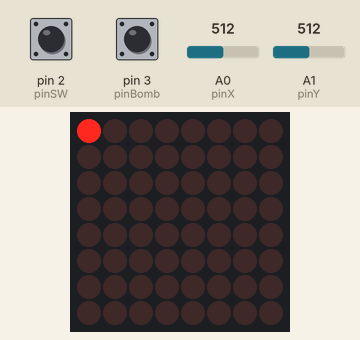
Bench run of a sketch on a simulated Arduino Uno, built with avr-gcc and run on an emulated ATmega328P. On the bench: 8×8 LED matrix. Inputs (shaded band) come from the test bench; at power-on: A0 (pinX) = 512, pin 2 (pinSW) HIGH, pin 3 (pinBomb) HIGH, A1 (pinY) = 512. Random numbers use the default seed unless the sketch sets one.

Above: at 0.1 s.
1.3 s: A0 (pinX) set to 190
At 2.2 s:
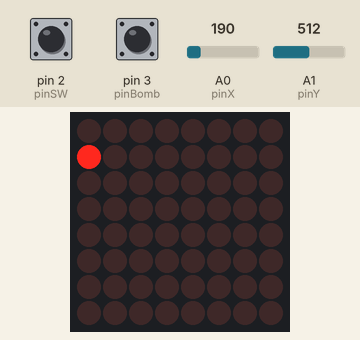
At 2.8 s:
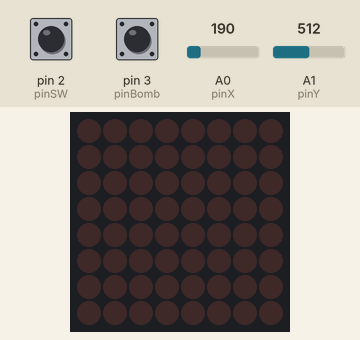
4.3 s: pin 2 (pinSW) pulled LOW for 0.15 s
At 5.3 s:
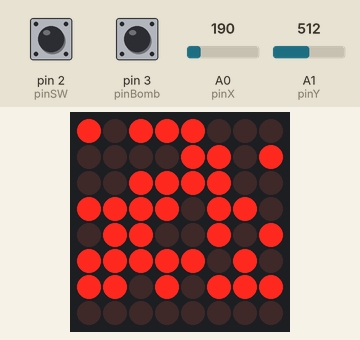
Timing chart, 0 to 7.3 s (numbered marks = the images above; inputs shaded):
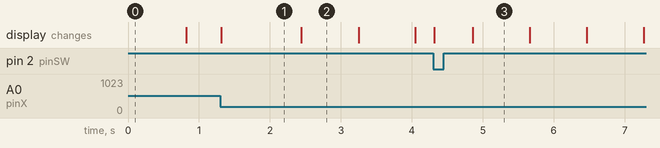

Measured:
- what the display in image 1 shows lasts 1.1 s, from 1.3 s to 2.4 s
- what the display in image 2 shows lasts 0.8 s, from 2.4 s to 3.2 s

The sketch:

bomberman.ino
```cpp
#include "LedControl.h"

// joystick pins
const int pinSW = 2;
const int pinX = A0;
const int pinY = A1;

const int pinBomb = 3;

// driver/matrix pins
const byte dinPin = 12;
const byte clockPin = 11;
const byte loadPin = 10;
const byte matrixSize = 8;

LedControl lc = LedControl(dinPin, clockPin, loadPin, 1);
byte matrixBrightness = 3;
byte matrix[matrixSize][matrixSize] = {
  {1, 0, 0, 0, 0, 0, 0, 0},
  {0, 0, 0, 0, 0, 0, 0, 0},
  {0, 0, 0, 0, 0, 0, 0, 0},
  {0, 0, 0, 0, 0, 0, 0, 0},
  {0, 0, 0, 0, 0, 0, 0, 0},
  {0, 0, 0, 0, 0, 0, 0, 0},
  {0, 0, 0, 0, 0, 0, 0, 0},
  {0, 0, 0, 0, 0, 0, 0, 0}
};

// player coordinates
int playerX = 0;
int playerY = 0;

// joystick debounce
const int minThreshold = 200;
const int maxThreshold = 900;
bool joyMoved = false;
const int joystickDebounce = 300;
unsigned long lastJoyMove = 0;
unsigned long currentTime = 0;

// joystick inputs
int xValue = 0;
int yValue = 0;

unsigned long currentSlowBlinkMillis = 0;
unsigned long currentBombBlinkMillis = 0;
unsigned long lastSlowBlinkMillis = 0;
unsigned long lastBombBlinkMillis = 0;
const int slowBlinkingTime = 800;
const int bombBlinkingTime = 100;
byte playerState = 1;
byte wallState = 1;
// time until the bomb 'explodes'
const int bombExplosionTime = 300;
unsigned long bombTEMP = 0;

int maxWalls = 32;
unsigned long lastInterruptTime = 0;
unsigned long lastBombInterruptTime = 0;
unsigned long buttonsDebounce = 300;

byte gameStarted = 0;
long gameStartTime = 0;

// how many walls are left during game
int gameWallCount = 0;

// coordinates for bomb placed
byte bombX = 0;
byte bombY = 0;

void setup() {
  pinMode(pinX, INPUT);
  pinMode(pinY, INPUT);
  pinMode(pinSW, INPUT_PULLUP);
  pinMode(pinBomb, INPUT_PULLUP);

  EIFR = (1 << INTF1) | (1 << INTF0);

  lc.shutdown(0, false);
  lc.setIntensity(0, matrixBrightness);
  lc.clearDisplay(0);
  attachInterrupt(digitalPinToInterrupt(pinSW), startGameInterrupt, FALLING);
  attachInterrupt(digitalPinToInterrupt(pinBomb), placeBombInterrupt, FALLING);
  Serial.begin(9600);
}

void loop() {
  readJoystickValues();
  //if the joystick was moved after the debouncing time take the input.
  joystickMove();
  updateDisplay();
  // player's LED
  playerBlink(playerX, playerY);
  gameFinished();
}

void readJoystickValues(){
  xValue = analogRead(pinX);
  yValue = analogRead(pinY);
}

void updateDisplay(){
  for (int row = 0; row < matrixSize; row++) {
    for (int col = 0; col < matrixSize; col++) {
    lc.setLed(0, row, col, matrix[row][col]);
    }
  }
}

// handle joystick inputs
void joystickMove(){
  currentTime = millis();
  // check if the joystick was moved beyond thresholds and the debounce time has passed
  if(!joyMoved && currentTime - lastJoyMove >= joystickDebounce && (xValue < minThreshold || xValue > maxThreshold || yValue < minThreshold || yValue > maxThreshold)){
    matrix[playerX][playerY] = 0;
    joyMoved = true;
    lastJoyMove = millis();
    playerMovement(playerX, playerY);
    matrix[playerX][playerY] = 1;
  }
    else if(xValue > minThreshold && xValue < maxThreshold && yValue > minThreshold && yValue < maxThreshold){
    joyMoved = false;
  }
}

// when joystick was moved, move player position anywhere but not out of display bounds
void playerMovement(int &playerX, int &playerY){
  if(yValue > maxThreshold && playerY < matrixSize - 1 && !matrix[playerX][playerY+1]){
      playerY = playerY + 1;
  }
  if(yValue < minThreshold && playerY > 0 && !matrix[playerX][playerY-1]){
      playerY = playerY - 1;
  }
  if(xValue > maxThreshold && playerX > 0 && !matrix[playerX-1][playerY]){
      playerX = playerX - 1;
    }
  if(xValue < minThreshold && playerX < matrixSize - 1 && !matrix[playerX+1][playerY]){
      playerX = playerX + 1;
  }
}

void playerBlink(int coordX, int coordY){
  currentSlowBlinkMillis = millis();
  if(currentSlowBlinkMillis - lastSlowBlinkMillis >= slowBlinkingTime){
    playerState = !playerState;
    matrix[coordX][coordY] = playerState;
    lastSlowBlinkMillis = millis();
  }
}

void randomizeWalls(){
  //gameStartTime = millis();
  int count = 0;
  long randomNum = -1;
  //int count = 0;
  for (int row = 0; row < matrixSize && count < maxWalls; row++) {
    for (int col = 0; col < matrixSize && count < maxWalls; col++) {
      if((row == 0 && col == 0) || (row == 0 && col == 1) || (row == 1 && col == 0) || (row == 1 && col == 1)){
        matrix[row][col] = 0;
      }
      else{
        randomNum = random(0, 2);
        matrix[row][col] = randomNum;
        if(randomNum){
          count++;
        }
      }
    }
  }
  playerX = 0;
  playerY = 0;
}

void startGameInterrupt() {
  static unsigned long interruptTime = 0;
  interruptTime = micros();
  if((interruptTime - lastInterruptTime > buttonsDebounce * 1000) && !gameStarted){
    randomizeWalls();
    gameStarted = 1;
    lastInterruptTime = interruptTime;
  }
}

void placeBombInterrupt(){
  static unsigned long bombInterruptTime = 0;
  bombInterruptTime = micros();
  bombTEMP = bombInterruptTime;
  if(bombInterruptTime - lastBombInterruptTime > buttonsDebounce * 1000 && gameStarted == 1){
    // if the value goes beyond matrix borders do not destroy walls on the other side
    playerY + 1 < matrixSize ? matrix[playerX][playerY + 1] = 0 : matrix[playerX][playerY + 1] = matrix[playerX][playerY + 1];
    playerY - 1 >= 0 ? matrix[playerX][playerY - 1] = 0 : matrix[playerX][playerY - 1] = matrix[playerX][playerY - 1];
    playerX + 1 < matrixSize ? matrix[playerX + 1][playerY] = 0 : matrix[playerX + 1][playerY] = matrix[playerX + 1][playerY];
    playerX - 1 >= 0 ? matrix[playerX - 1][playerY] = 0 : matrix[playerX - 1][playerY] = matrix[playerX - 1][playerY];
    playerX + 1 < matrixSize && playerY + 1 < matrixSize ? matrix[playerX + 1][playerY + 1] = 0 : matrix[playerX + 1][playerY + 1] = matrix[playerX + 1][playerY + 1];
    playerX + 1 < matrixSize && playerY - 1 >= 0 ? matrix[playerX + 1][playerY - 1] = 0 : matrix[playerX + 1][playerY - 1] = matrix[playerX + 1][playerY - 1];
    playerX - 1 >= 0 && playerY - 1 >= 0 ? matrix[playerX - 1][playerY - 1] = 0 : matrix[playerX - 1][playerY - 1] = matrix[playerX - 1][playerY - 1];
    playerX - 1 >= 0 && playerY + 1 < matrixSize ? matrix[playerX - 1][playerY + 1] = 0 : matrix[playerX - 1][playerY + 1];
    lastBombInterruptTime = millis();
  }
}

// check if there are walls left and set the game as finished if no
void gameFinished(){
  gameWallCount = 0;
  for (int row = 0; row < matrixSize; row++) {
    for (int col = 0; col < matrixSize; col++) {
      if(row != playerX && col != playerY){
        gameWallCount += matrix[row][col];
        if(gameWallCount >= 1){
          return;
        }
      }
    }
  }
  gameStarted = 0;
}

// setting walls that are being destroy to blink really fast | bombX, bombY - coord for bomb | explosion area = 1 block near bomb every way
void bombAreaBlink(int bombX, int bombY){
  currentBombBlinkMillis = millis();
  if(currentBombBlinkMillis - lastBombBlinkMillis >= bombBlinkingTime){
    wallState = !wallState;
    matrix[bombX][bombY] = wallState;
    matrix[bombX][bombY + 1] = wallState;
    matrix[bombX][bombY - 1] = wallState;
    matrix[bombX + 1][bombY] = wallState;
    matrix[bombX - 1][bombY] = wallState;
    matrix[bombX + 1][bombY + 1] = wallState;
    matrix[bombX + 1][bombY - 1] = wallState;
    matrix[bombX - 1][bombY - 1] = wallState;
    matrix[bombX - 1][bombY + 1] = wallState;
    lastBombBlinkMillis = millis();
  }
}
```
